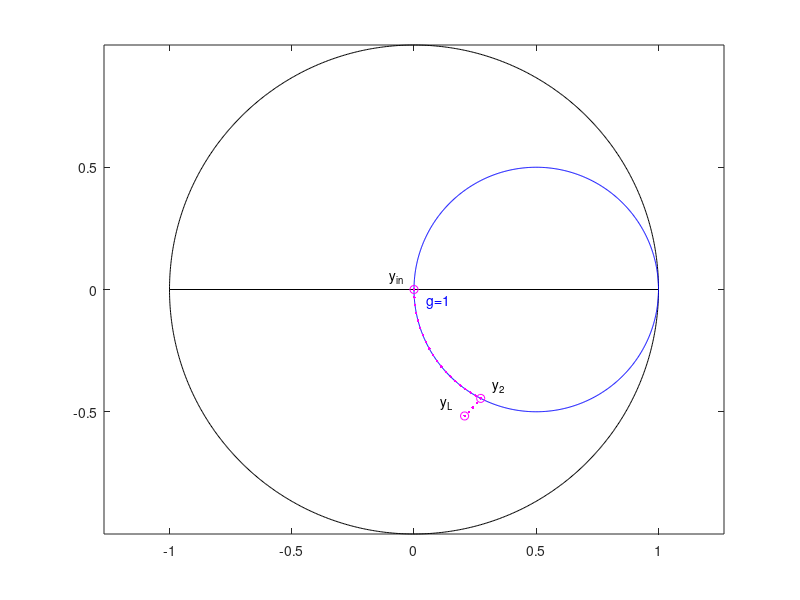

MATLAB code for this plot:
%% Rete di adattamento a L tipo 2

clear all; close all; clc;

f = 2e9 % frequenza 2GHz

ZL = 20+30i % impedenza del carico
Z0 = 50 % impedenza caratteristica del carico

YL = 1/ZL % ammettenza del carico
Y0 = 1/Z0 % ammettenza caratteristica del carico

zL = ZL/Z0 % impedenza normalizzata
rL = real(zL) % resistenza normalizzata
xL = imag(zL) % reattanza normalizzata

yL = 1/zL % ammettenza normalizzata
gL = real(yL) % conduttanza normalizzata
bL = imag(yL) % suscettanza normalizzata

GammaL = (yL-1)/(yL+1) % coefficiente di yL
GammaL_abs = abs(GammaL) % modulo di GammaL
GammaL_angle = angle(GammaL)*180/pi % fase di GammaL

PLa = 1-(abs(GammaL))^2 % potenza attiva al carico 68.97%

xx = linspace(0,2*pi,1001);
plot(exp(1i*xx),'k')
axis equal
hold
plot([-1 1],[0 0], 'k')
plot(1/2+1/2*exp(1i*xx),'b')
text(0.05, -0.05,'g=1', 'Color', 'b')
plot(GammaL,'om')
plot(GammaL,'.m')
text(real(GammaL)-0.1, imag(GammaL)+0.05,'y_L')

x = -xL+sqrt(rL*(1-rL)) % segno + -> reattanza negativa
CX = -1/(2*pi*f*(x*Z0)) % elemento jX -> capacità 14.455 pF

Y2 = 1/(ZL+(1i*(x*Z0))) % ammettenza dopo serie tra jX e ZL
y2 = Y2/Y0 % ammettenza normalizzata di Y2
Gamma2 = (y2-1)/(y2+1) % coefficiente di y2

plot(Gamma2,'om')
plot(Gamma2,'.m')
text(real(Gamma2)+0.05, imag(Gamma2)+0.05,'y_2')

PLa = 1-(abs(Gamma2))^2 % potenza attiva al carico 72.73%

b = +sqrt(rL*(1-rL))/rL % segno + -> suscettanza positiva
CB = b/(2*pi*f*Z0) % elemento jB -> capacità 1.9492 pF

Yin = (1i*(b/Z0))+Y2 % ammettenza dopo adattamento = Y0
y_in = Yin/Y0; % ammettenza normalizzata di Yin
Gamma_in = (y_in-1)/(y_in+1) % coefficiente di y_in

plot(Gamma_in,'om')
plot(Gamma_in,'.m')
text(real(Gamma_in)-0.1,imag(Gamma_in)+0.05,'y_{in}')

PLa = 1-(abs(Gamma_in))^2 % potenza attiva al carico 100%

yy = zL+1i*x*linspace(0,1,5);
G = (1-yy)./(1+yy);
plot(G,'.m')
zz = 1/(zL+1i*x)+1i*b*linspace(0,1,20);
G = (zz-1)./(1+zz);
plot(G,'.m')
